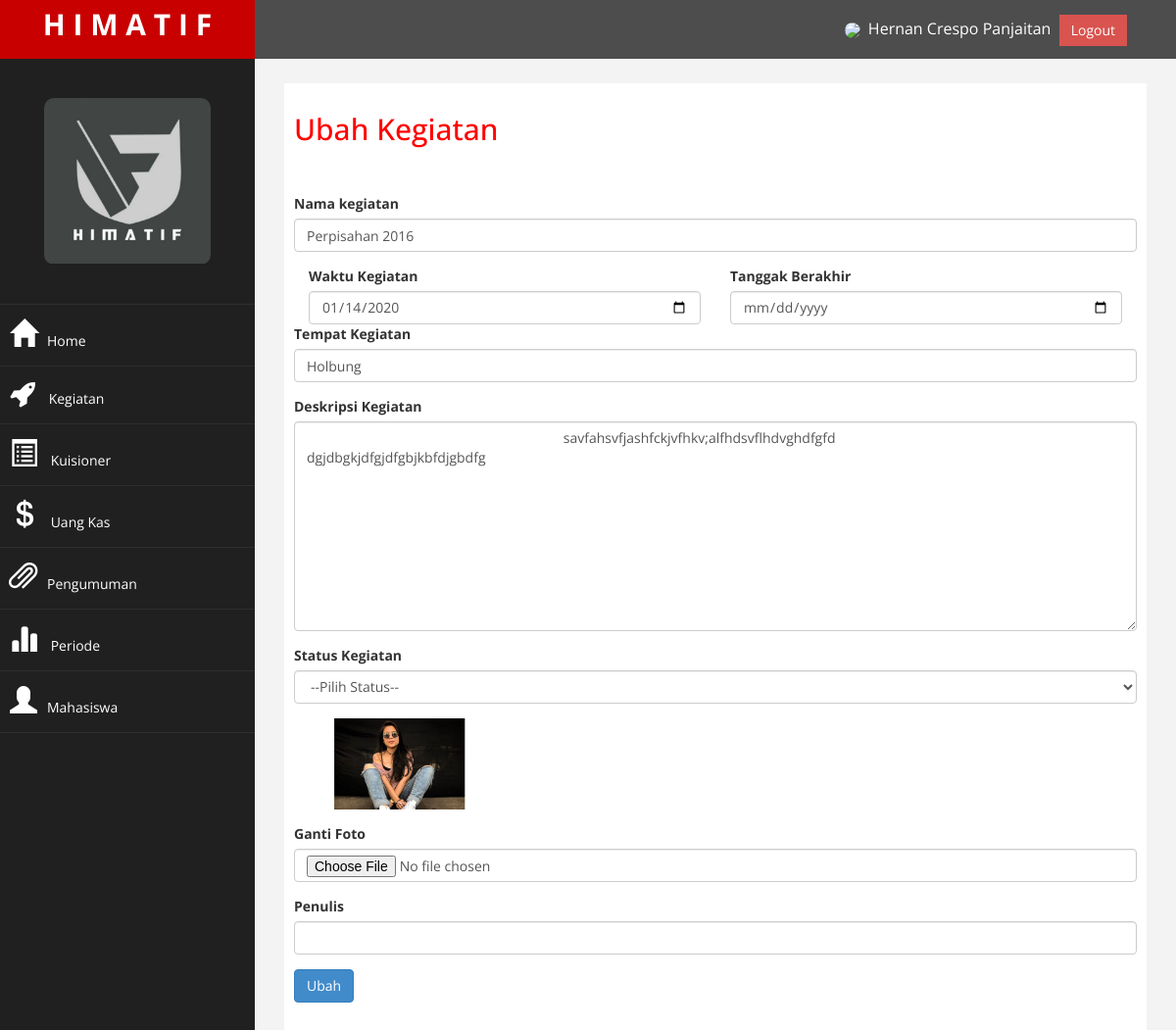
/Admin/index.php?halaman=ubahkegiatan&id=1 (signed in), run on the app's committed database.
### tables this page shows
CREATE TABLE `kegiatan` (
  `kegiatan_id` int(11) NOT NULL,
  `bph_id` int(11) DEFAULT NULL,
  `periode_id` int(11) DEFAULT NULL,
  `nama_kegiatan` varchar(100) DEFAULT NULL,
  `waktu_kegiatan` date DEFAULT NULL,
  `tempat_kegiatan` varchar(100) DEFAULT NULL,
  `deskripsi_kegiatan` text,
  `foto_kegiatan` varchar(255) NOT NULL,
  `tanggal_berakhir` date NOT NULL,
  `status_kegiatan` varchar(100) NOT NULL
);

### Admin/ubahkegiatan.php (the view, shortened to what this page needs)
<h2>Ubah Kegiatan</h2>
<?php
$ambil = $koneksi->query("SELECT * FROM kegiatan WHERE kegiatan_id ='$_GET[id]'");
$pecah = $ambil->fetch_assoc();
?>
<br></br>
<form action="proses/ubahkegiatan.php?id_kegiatan=<?php echo $pecah['kegiatan_id']?>" method="post" enctype="multipart/form-data">
	<div class="form-group">
		<label>Nama kegiatan</label>
		<input type="text" class="form-control" name="nama" value="<?php echo $pecah['nama_kegiatan']; ?>">
	</div>
	<div class="col-md-6">
		<label>Waktu Kegiatan</label>
		<input type="date" class="form-control" name="waktu" value="<?php echo $pecah['waktu_kegiatan']; ?>">
	</div>
	<div class="col-md-6">
		<label>Tanggak Berakhir</label>
		<input type="date" class="form-control" name="akhir" value="<?php echo $pecah['tanggal_berakhir']; ?>">
	</div>
	<div class="form-group">
		<label>Tempat Kegiatan</label>
		<input type="text" class="form-control" name="tempat" value="<?php echo $pecah['tempat_kegiatan']; ?>">
	</div>
	<div class="form-group">
		<label>Deskripsi Kegiatan</label>
		<textarea name="deskripsi" class="form-control" rows="10">
			<?php echo $pecah['deskripsi_kegiatan']; ?>
		</textarea>
	</div>
	<div class="form-group">
		<label>Status Kegiatan</label>
		<select class="form-control" name="status">
			<option value="">--Pilih Status--</option>
		</select>
	</div>
	<div class="form-group">
		<img src="../foto_kegiatan/<?php echo $pecah['foto_kegiatan'] ?>" width="200">
	</div>
	<div class="form-group">
		<label>Ganti Foto</label>
		<input type="file" name="foto" class="form-control">
	</div>
	<div class="form-group">
		<label>Penulis</label>
		<input type="text" class="form-control" name="penulis" value="<?php echo $pecah['penulis']; ?>">
	</div>
	<button class="btn btn-primary" name="ubah">Ubah</button>
</form>

### Admin/assets/css/custom.css (style rules this page uses)
body { font-family: 'Open Sans', sans-serif; }
h2 { color: #f00; }

### data on the page
kegiatan: nama "Perpisahan 2016", waktu "01/14/2020", tempat "Holbung", deskripsi "savfahsvfjashfckjvfhkv;alfhdsvflhdvghdfgfd dgjdbgkjdfgjdfgbjkbfdjgbdfg", foto_kegiatan (picture)

### other printed values
$_SESSION['mahasiswa']['nama'] "Hernan Crespo Panjaitan"
